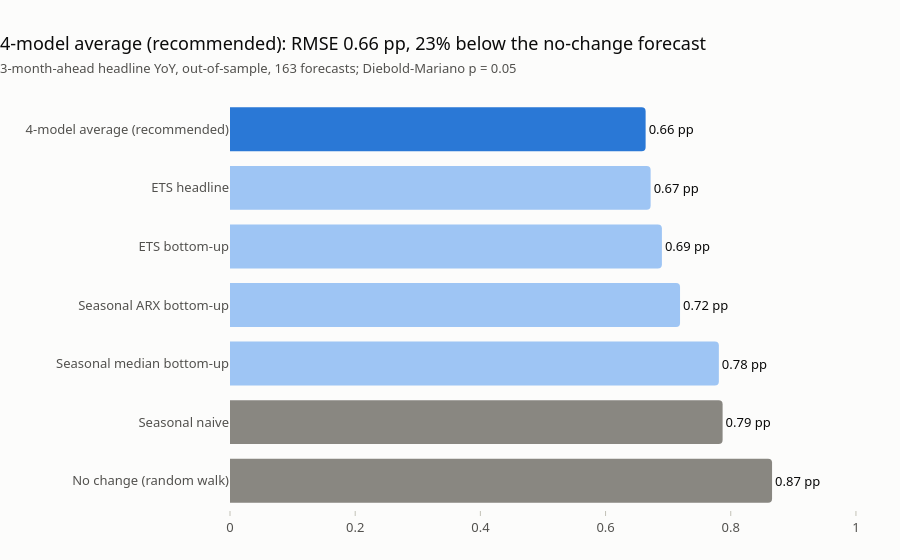

Notebook source saved alongside this figure:
### Markdown cell above
### Out-of-sample evaluation
Each forecast uses only data available at its origin. The pipeline has already run the backtest; this cell reads `outputs/backtest.csv`. To recompute it, run `backtest(setup.forecasters(), data.headline(), f["backtest_start"])`, which takes about 2 minutes.

### Code cell
from hicp.evaluation import accuracy_by_window, interval_bands, realtime_coverage, spa_test
from hicp.forecast import BENCHMARKS, NO_CHANGE, backtest

out = cfg.output_dir / ("demo" if DEMO else "")
bt = pd.read_csv(out / "backtest.csv") if (out / "backtest.csv").exists() else backtest(setup.forecasters(), data.headline(), f["backtest_start"])
for c in ("origin", "target"):
    bt[c] = pd.PeriodIndex(bt[c], freq="M")
acc = accuracy_by_window(bt, setup.h, cfg.windows)
plots.accuracy_chart(acc[acc.window == "full"].drop(columns="window"), RECOMMENDED, BENCHMARKS).show()
acc.pivot(index="model", columns="window", values="rel. RMSE").round(3)

### Figure 1 — Plotly figure (JSON) as saved in the notebook; plotly's stock layout.template omitted (floating-point values rounded to 4 significant figures)
{"data": [{"customdata": [[1.0, NaN], [0.9078, 0.4968], [0.9019, 0.4788], [0.8298, 0.1645], [0.7965, 0.04786], [0.7756, 0.0407], [0.7667, 0.04787]], "hovertemplate": "%{y}<br>RMSE %{x:.3f} pp<br>vs no change: %{customdata[0]:.2f}<br>DM p-value %{customdata[1]:.3f}<extra></extra>", "marker": {"color": ["#898781", "#898781", "#9ec5f4", "#9ec5f4", "#9ec5f4", "#9ec5f4", "#2a78d6"]}, "orientation": "h", "text": ["0.87 pp", "0.79 pp", "0.78 pp", "0.72 pp", "0.69 pp", "0.67 pp", "0.66 pp"], "textposition": "outside", "type": "bar", "x": [0.866, 0.787, 0.781, 0.719, 0.69, 0.672, 0.664], "y": ["No change (random walk)", "Seasonal naive", "Seasonal median bottom-up", "Seasonal ARX bottom-up", "ETS bottom-up", "ETS headline", "4-model average (recommended)"]}], "layout": {"height": 560, "margin": {"l": 230}, "title": {"text": "4-model average (recommended): RMSE 0.66 pp, 23% below the no-change forecast<br><span style='font-size:13px;color:#52514e'>3-month-ahead headline YoY, out-of-sample, 163 forecasts; Diebold-Mariano p = 0.05</span>"}, "xaxis": {"range": [0, 1.022]}}}
